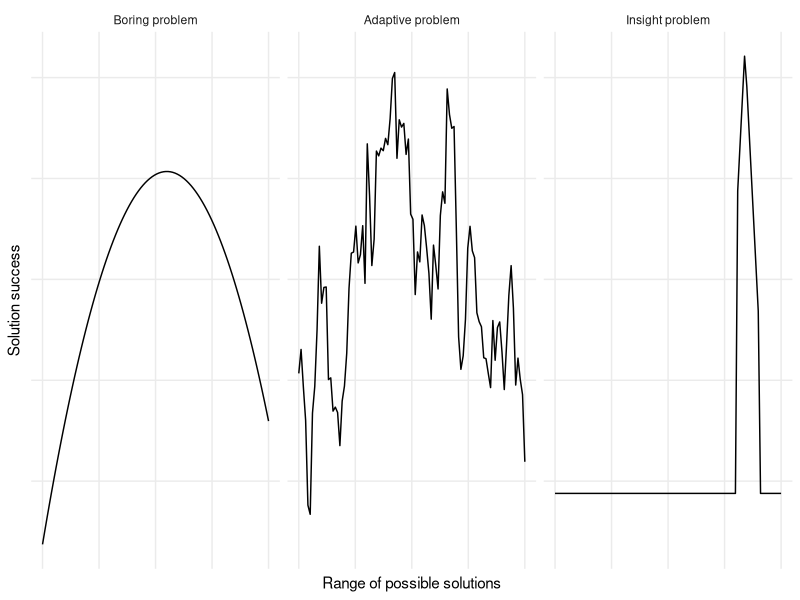

Write the R code that produced this figure.
# ---- problem-spaces
library(ggplot2)
library(tidyr)
library(dplyr)
library(stringr)

problem_space_levels <- c("boring", "adaptive", "insight")
problem_space_labels <- c("Boring problem", "Adaptive problem", "Insight problem")

x_range <- seq(-5, 5, length.out = 100)

curves <- list(
  boring = function(x) -x^2 + x,
  adaptive = function(x) {
    # brownian noise
    sig2 <- 0.01
    noise <- rnorm(length(x) - 1, sd = sqrt(sig2))
    c(0, cumsum(noise))
  },
  insight = function(x) {
    # washington monument
    floor <- 0
    ifelse(x < 3 | x > 4, floor,
           -abs(x - 3.4) * 10 + 10)
  }
)
to_z <- function(x) (x - mean(x))/sd(x)

set.seed(683)  # reproducible random
mountains <- lapply(curves, function(curve_fn) curve_fn(x_range) %>% to_z) %>%
  as.data.frame %>%
  mutate(x = x_range) %>%
  gather(problem_space, y, -x) %>%
  mutate(
    problem_space = factor(problem_space, levels = problem_space_levels,
                           labels = problem_space_labels),
    # Lower insight problem. NB: matching happens on labels
    y = ifelse(problem_space == "Insight problem", y - 1.8, y)
  )

ggplot(mountains, aes(x, y)) +
  geom_line(aes(group = problem_space)) +
  facet_wrap("problem_space") +
  scale_x_continuous("Range of possible solutions", labels = NULL) +
  scale_y_continuous("Solution success", labels = NULL) +
  theme_minimal() +
  theme(
    axis.ticks = element_blank(),
    panel.grid.minor = element_blank()
  )
